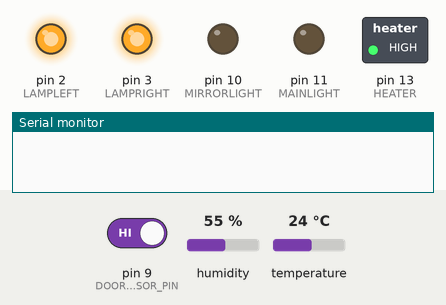
This sketch was run on a simulated Arduino Uno, built with avr-gcc and run on an emulated ATmega328P. Shown: switched loads named in the sketch (green lamp = pin HIGH), output pins drawn as LEDs (lit = HIGH), the last lines printed to the serial monitor. Inputs (shaded band) come from the test bench; at power-on: temperature 24 °C, pin 9 (DOOR_SENSOR_PIN) HIGH, humidity 55 %.

Above: at 1.2 s.
1.3 s: temperature set to 21 °C
7.5 s: temperature set to 18 °C
At 9.4 s:
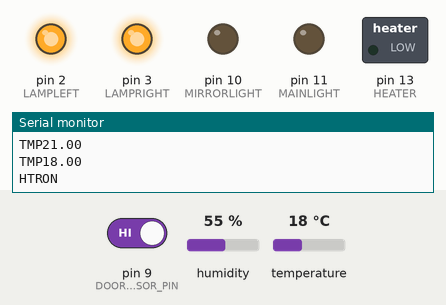
10.5 s: pin 9 (DOOR_SENSOR_PIN) driven LOW
At 12.1 s:
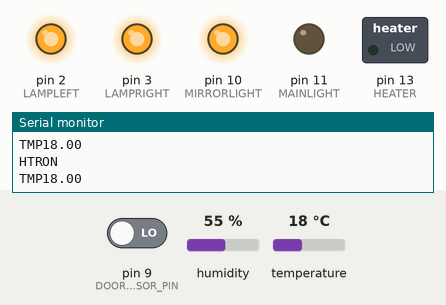
14.0 s: pin 9 (DOOR_SENSOR_PIN) driven HIGH
At 15.4 s:
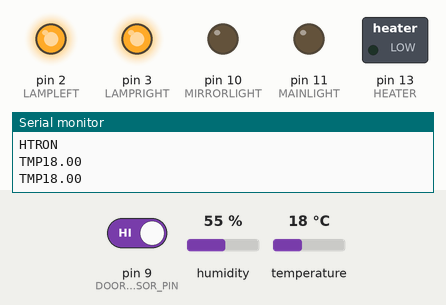
Timing chart, 0 to 16.6 s (numbered marks = the images above; inputs shaded):
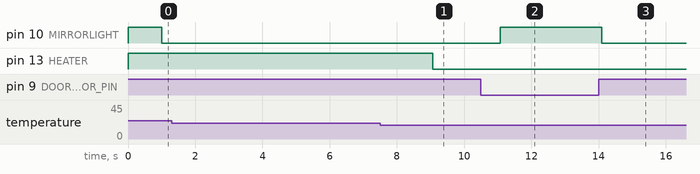

Measured:
- the behaviour switches between 20 and 19 °C on temperature (found by bisection; images 0 and 1)
- after the input at 7.5 s, pin 13 (HEATER): HIGH → LOW after 1.6 s
- after the input at 10.5 s, pin 10 (MIRRORLIGHT): LOW → HIGH after 0.57 s
- after the input at 14.0 s, pin 10 (MIRRORLIGHT): HIGH → LOW after 0.10 s

The sketch:

heater_new_with_lights_DOOR_IF_TEST.ino
```cpp
#include <dht.h>

dht DHT;

#define DHT11_PIN 5
#define HEATER 13
#define WINDOW_SENSOR_PIN 8
#define MAX_TEMP 21
#define MIN_TEMP 20
#define MAINLIGHT 11
#define MIRRORLIGHT 10
#define LAMPLEFT 2
#define LAMPRIGHT 3
#define DOOR_SENSOR_PIN 9

boolean heater_on = false;
boolean window_open = false;
boolean door_open = false;
unsigned long heater_on_ms = 0;
unsigned long last_temp_check = 0;
unsigned long last_door_check = 0;
unsigned long door_light_timer = 0;

String inputString = "";         // a string to hold incoming data
String heater_ctrl_on = "HTRON\n";
String heater_ctrl_off = "HTROFF\n";
boolean stringComplete = false;  // whether the string is complete

//MIRROR values
int mirrorState = HIGH;
long previous_mirror_ms = 0;
unsigned long current_mirror_ms = millis();
long mirror_on_time_ms = 5000;


void setup(){
  pinMode (WINDOW_SENSOR_PIN, INPUT_PULLUP);
  pinMode (DOOR_SENSOR_PIN, INPUT_PULLUP);
  pinMode (LAMPLEFT, OUTPUT);
  pinMode (LAMPRIGHT, OUTPUT);
  pinMode (HEATER, OUTPUT);
  pinMode (MAINLIGHT, OUTPUT);
  pinMode (MIRRORLIGHT, OUTPUT);

  digitalWrite(HEATER, HIGH);
  digitalWrite(MAINLIGHT, LOW);
  digitalWrite(LAMPLEFT, HIGH);
  digitalWrite(LAMPRIGHT, HIGH);
  digitalWrite(MIRRORLIGHT, HIGH);

  // turn heater off, so its state is known

  //window_open = digitalRead(WINDOW_SENSOR_PIN);
  Serial.begin(9600);
  int digitalRead = DHT.temperature;

}

void loop(){
 {  if (millis() - last_door_check > 1000){
        door_open = digitalRead(DOOR_SENSOR_PIN);
        if (door_open) digitalWrite(MIRRORLIGHT, LOW);
        else digitalWrite(MIRRORLIGHT, HIGH); last_door_check = millis();}}


      //i inserted the code below after 'if (door open)'. Couldn't get it to work though

      //{if(current_mirror_ms - previous_mirror_ms > mirror_on_time_ms){
         //previous_mirror_ms = current_mirror_ms;
         //if (mirrorState == LOW)
           //mirrorState = HIGH;
        // else mirrorState = LOW;
           //digitalWrite (MIRRORLIGHT, mirrorState);}}


  // check the last time we ran the heater code
 { if (millis() - last_temp_check > 3000) {
    // it's been more than 10 seconds
    int chk = DHT.read11(DHT11_PIN);
    Serial.print("TMP");
    Serial.println(DHT.temperature);

    if (DHT.temperature < MIN_TEMP && !heater_on){
      Serial.println("HTRON");
      digitalWrite(HEATER, LOW);
      heater_on = true;
      heater_on_ms = millis();
    // else if the temperature is too high and the heater is on
    } else if (DHT.temperature > MAX_TEMP && heater_on) {
      Serial.println("HTROFF");
      digitalWrite(HEATER, HIGH);
      heater_on = false;
    }

    last_temp_check = millis();
  }
}
  if (stringComplete) {
    if (inputString == heater_ctrl_on) {
      Serial.println("HTRON");
      digitalWrite(HEATER, LOW);
      heater_on = true;
    } else if (inputString == heater_ctrl_off) {
      Serial.println("HTROFF");
      digitalWrite(HEATER, HIGH);
      heater_on = false;
    } else {
      Serial.println(inputString);
    }
    inputString = "";
    stringComplete = false;
  }
}

void serialEvent() {
  while (Serial.available()) {
    // get the new byte:
    char inChar = (char)Serial.read();
    // add it to the inputString:
    inputString += inChar;
    // if the incoming character is a newline, set a flag
    // so the main loop can do something about it:
    if (inChar == '\n') {
      stringComplete = true;
    }
  }
}
```
